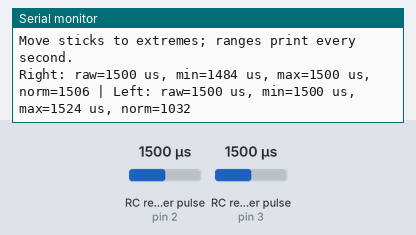
The sketch below on a simulated Arduino Uno, built with avr-gcc and run on an emulated ATmega328P. Shown: the last lines printed to the serial monitor. Wiring (inferred from the names in the program): 2 × RC receiver channel: data pin 2 / data pin 3. Inputs (shaded band) come from the test bench; at power-on: RC receiver pulse (sensors on pin 2, pin 3) 1500 µs.

Above: at 1.2 s.
1.3 s: RC receiver pulse (sensor on pin 2) set to 1020 µs
At 2.6 s:
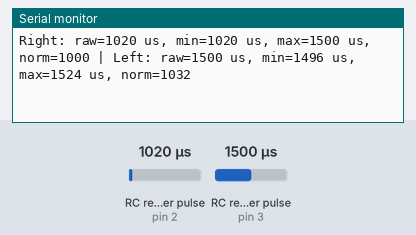
2.8 s: RC receiver pulse (sensor on pin 3) set to 1020 µs
At 3.8 s:
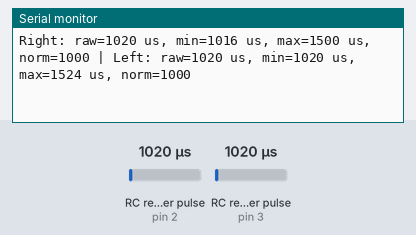
4.3 s: RC receiver pulse (sensor on pin 2) set to 1250 µs
At 5.6 s:
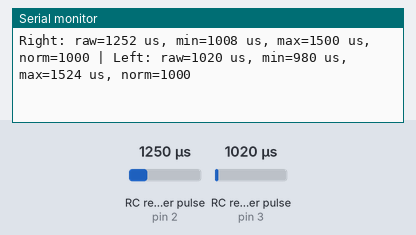
5.8 s: RC receiver pulse (sensor on pin 3) set to 1250 µs
At 6.6 s:
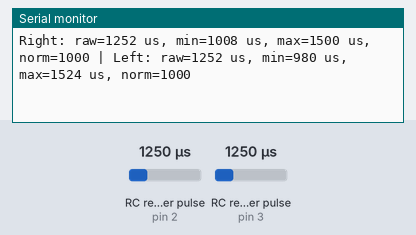
Timing chart, 0 to 8.3 s (numbered marks = the images above; inputs shaded):
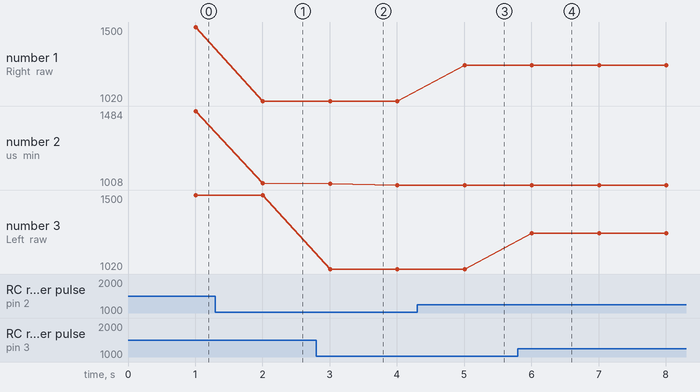

Measured:
- after the input at 1.3 s, the serial monitor: prints a new line after 0.71 s (image 1)
- after the input at 2.8 s, the serial monitor: prints a new line after 0.21 s (image 2)
- after the input at 4.3 s, the serial monitor: prints a new line after 0.71 s (image 3)
- after the input at 5.8 s, the serial monitor: prints a new line after 0.21 s (image 4)
- plotted number 1: 1500 → 1020 after the input at 1.3 s, 1020 → 1252 after the input at 4.3 s
- plotted number 2: 1484 → 1020 after the input at 1.3 s, 1020 → 1008 after the input at 2.8 s

The sketch:

test_RC.ino
```cpp
// Simple RC range measurement; no external libs required

// Pins
const int CH_RIGHT_IN = 2;  // Pin 2 → Right stick
const int CH_LEFT_IN  = 3;  // Pin 3 → Left stick

// Capture state
volatile unsigned long rRiseMicros = 0, rPulseMicros = 0;
volatile unsigned long lRiseMicros = 0, lPulseMicros = 0;

// Measured ranges
unsigned long rMin = 3000, rMax = 0, rLast = 0;
unsigned long lMin = 3000, lMax = 0, lLast = 0;

// Calibration from your measurements
const int R_CAL_MIN = 1435;
const int R_CAL_MID = 1493;  // observed neutral cluster ~1493
const int R_CAL_MAX = 1994;
const int L_CAL_MIN = 1498;  // left min cluster ~1498–1504
const int L_CAL_MID = 1529;  // neutral cluster ~1516–1529
const int L_CAL_MAX = 2006;

static inline int normalizePiecewise(int raw, int minV, int midV, int maxV) {
  if (raw <= midV) {
    long span = (long)midV - minV;
    if (span < 1) span = 1;
    long pos = (long)raw - minV;
    long out = 1000 + (pos * 500) / span;  // min→mid maps to 1000→1500
    if (out < 1000) out = 1000;
    if (out > 1500) out = 1500;
    return (int)out;
  } else {
    long span = (long)maxV - midV;
    if (span < 1) span = 1;
    long pos = (long)raw - midV;
    long out = 1500 + (pos * 500) / span;  // mid→max maps to 1500→2000
    if (out < 1500) out = 1500;
    if (out > 2000) out = 2000;
    return (int)out;
  }
}

// Valid window to reject noise
const int VALID_MIN = 800;
const int VALID_MAX = 2200;

void onRightChange() {
  int level = digitalRead(CH_RIGHT_IN);
  unsigned long now = micros();
  if (level == HIGH) {
    rRiseMicros = now;
  } else {
    unsigned long width = now - rRiseMicros;
    if (width >= VALID_MIN && width <= VALID_MAX) {
      rPulseMicros = width;
    }
  }
}

void onLeftChange() {
  int level = digitalRead(CH_LEFT_IN);
  unsigned long now = micros();
  if (level == HIGH) {
    lRiseMicros = now;
  } else {
    unsigned long width = now - lRiseMicros;
    if (width >= VALID_MIN && width <= VALID_MAX) {
      lPulseMicros = width;
    }
  }
}

void setup() {
  pinMode(CH_RIGHT_IN, INPUT);
  pinMode(CH_LEFT_IN, INPUT);

  Serial.begin(115200);
  while (!Serial) {}

  attachInterrupt(digitalPinToInterrupt(CH_RIGHT_IN), onRightChange, CHANGE);
  attachInterrupt(digitalPinToInterrupt(CH_LEFT_IN),  onLeftChange,  CHANGE);

  Serial.println("=== RC Range Measurement ===");
  Serial.println("Pins: Right=2, Left=3");
  Serial.println("Move sticks to extremes; ranges print every second.");
}

void loop() {
  // Read latest pulses (non-blocking)
  noInterrupts();
  unsigned long inR = rPulseMicros;
  unsigned long inL = lPulseMicros;
  interrupts();

  // Track min/max and last
  if (inR >= VALID_MIN && inR <= VALID_MAX) {
    rLast = inR;
    if (inR < rMin) rMin = inR;
    if (inR > rMax) rMax = inR;
  }
  if (inL >= VALID_MIN && inL <= VALID_MAX) {
    lLast = inL;
    if (inL < lMin) lMin = inL;
    if (inL > lMax) lMax = inL;
  }

  // Compute normalized values
  int normR = 1500, normL = 1500;
  if (rLast) normR = normalizePiecewise((int)rLast, R_CAL_MIN, R_CAL_MID, R_CAL_MAX);
  if (lLast) normL = normalizePiecewise((int)lLast, L_CAL_MIN, L_CAL_MID, L_CAL_MAX);

  // Print once per second
  static unsigned long lastPrint = 0;
  unsigned long now = millis();
  if (now - lastPrint >= 1000) {
    lastPrint = now;
    Serial.print("Right: raw="); Serial.print(rLast);
    Serial.print(" us, min="); Serial.print(rMin);
    Serial.print(" us, max="); Serial.print(rMax);
    Serial.print(" us, norm="); Serial.print(normR);

    Serial.print(" | Left: raw="); Serial.print(lLast);
    Serial.print(" us, min="); Serial.print(lMin);
    Serial.print(" us, max="); Serial.print(lMax);
    Serial.print(" us, norm="); Serial.println(normL);
  }

  delay(5);
}
```
